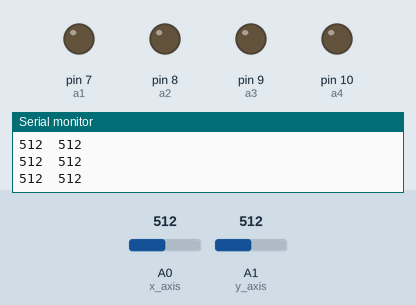
Recording of a sketch running on a simulated Arduino Uno, built with avr-gcc and run on an emulated ATmega328P. Shown: output pins drawn as LEDs (lit = HIGH), the last lines printed to the serial monitor. The test bench sets the inputs (shaded band); at power-on: A1 (y_axis) = 512, A0 (x_axis) = 512.

Above: at 1.2 s.
1.3 s: A1 (y_axis) set to 408
4.3 s: A1 (y_axis) set to 389
At 5.0 s:
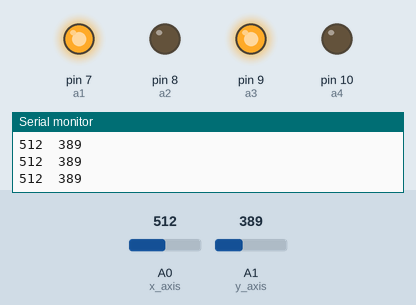
5.8 s: A1 (y_axis) set to 810
At 6.1 s:
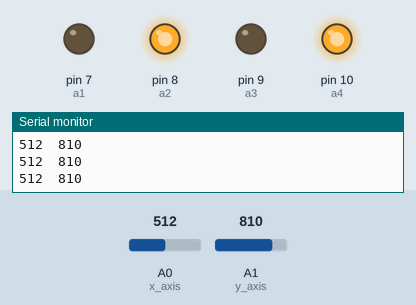
7.3 s: A1 (y_axis) set to 788
At 8.5 s:
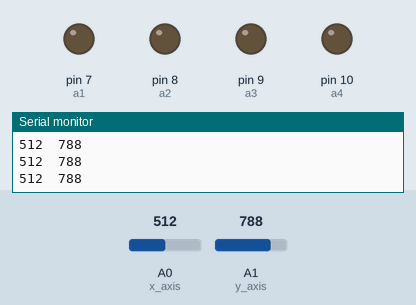
8.8 s: A1 (y_axis) set to 900
At 9.7 s:
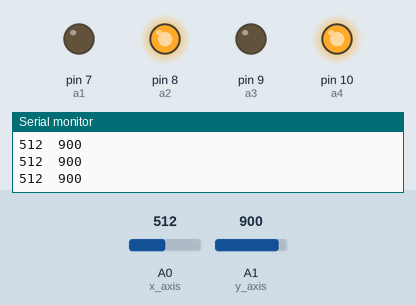
Timing chart, 0 to 11.3 s (numbered marks = the images above; inputs shaded):
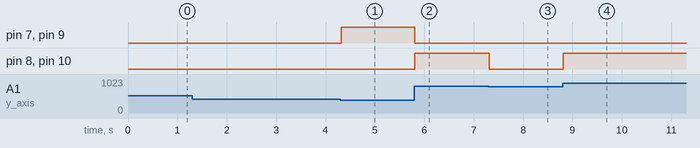

The sketch:

jyostick1.ino
```cpp
int up=3;
int down=5;
int left=6;
int right=4;
int roundbutt=2;
int x_axis=A0;
int y_axis=A1;
int a1=7;
int a2=8;
int a3=9;
int a4=10;
void setup() {
pinMode(x_axis,INPUT);
pinMode(y_axis,INPUT);
pinMode(a1,OUTPUT);
pinMode(a2,OUTPUT);
pinMode(a3,OUTPUT);
pinMode(a4,OUTPUT);


Serial.begin(9600);
}

void loop() {
int val1=analogRead(x_axis);
int val2=analogRead(y_axis);
Serial.print(val1);
Serial.print("\t");
Serial.println(val2);
if(val2<400){
forward();
}
else if(val2>800){
backward();


}
else{

digitalWrite(a1,LOW);
digitalWrite(a2,LOW);
digitalWrite(a3,LOW);
digitalWrite(a4,LOW);
}}

void forward(){
digitalWrite(a1,HIGH);
digitalWrite(a2,LOW);
digitalWrite(a3,HIGH);
digitalWrite(a4,LOW);
}

void backward(){
digitalWrite(a1,LOW);
digitalWrite(a2,HIGH);
digitalWrite(a3,LOW);
digitalWrite(a4,HIGH);

}
```

Measured:
- the behaviour switches between 400 and 399 on A1 (y_axis) (found by bisection; images 0 and 1)
- the behaviour switches between 801 and 800 on A1 (y_axis) (found by bisection; images 2 and 3)
- after the input at 4.3 s, pin 7 (a1), pin 9 (a3): LOW → HIGH at once
- after the input at 5.8 s, pin 7 (a1), pin 9 (a3): HIGH → LOW at once; pin 8 (a2), pin 10 (a4): LOW → HIGH at once
- after the input at 7.3 s, pin 8 (a2), pin 10 (a4): HIGH → LOW at once
- after the input at 8.8 s, pin 8 (a2), pin 10 (a4): LOW → HIGH at once
